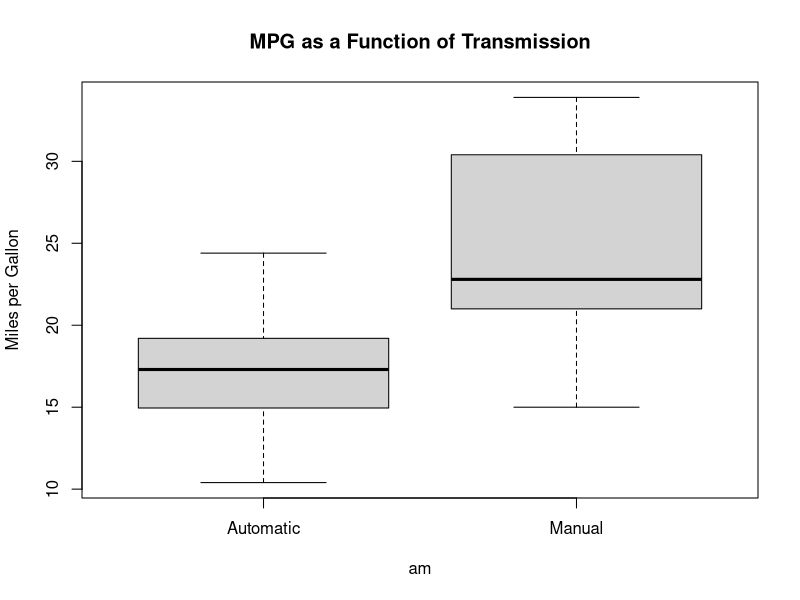
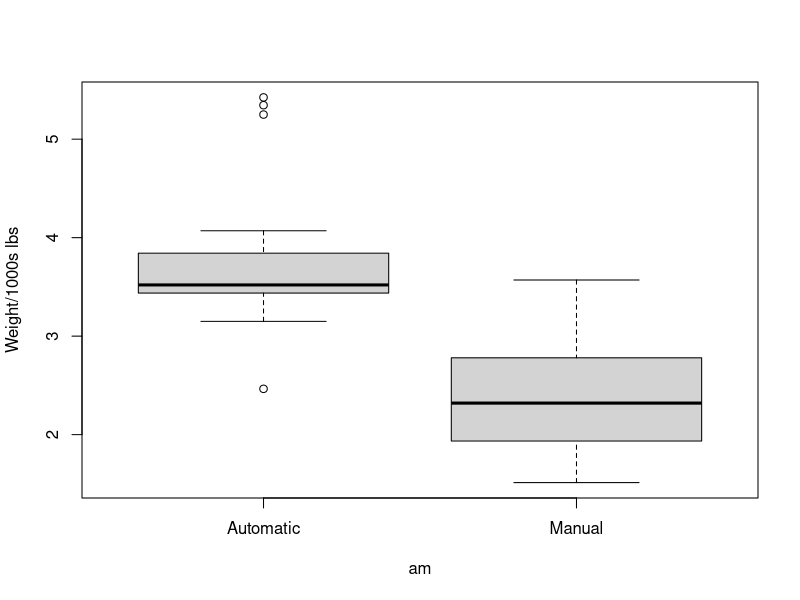
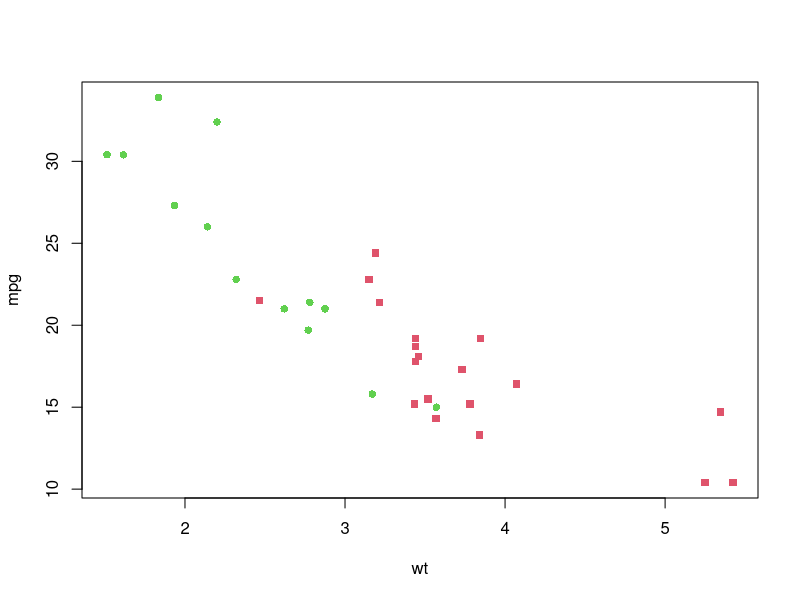

These charts were generated, in order, by the following R code:
## Loading the data is trivial ##
data(mtcars)
## The column am contains the determination of automatic/manual transmission
## it is a numeric column containing either 0=automatic or 1=manual.
## Create a boxplot? with am as a factor.
boxplot(mpg~am, data=mtcars, names=c("Automatic","Manual"),ylab="Miles per Gallon", main="MPG as a Function of Transmission")
## This may be a useful aside ...
boxplot(wt~am, data=mtcars, names=c("Automatic","Manual"),ylab="Weight/1000s lbs")
## Since MPG vs. wt is a confounding factor.
plot(mpg~wt,data=mtcars,col=mtcars$am+2, type="p",pch=mtcars$am+15)
## Creates a very cute plot.
## So I need to extract the difference in MPG due to transmission, excluding other factors.
## I think we could find relations for MPG vs. cylinders, vs. weight (which may be identical), 
## and for displacement(?).  I suspect the 1/4-mile time is irrelevant as is V/S.  How do I do
## this properly without automatic variable selection?
## I think we need to find correlation coefficients for each variable with mpg and go from 
## there.  I believe I can do anything I want to this data for this assignment.